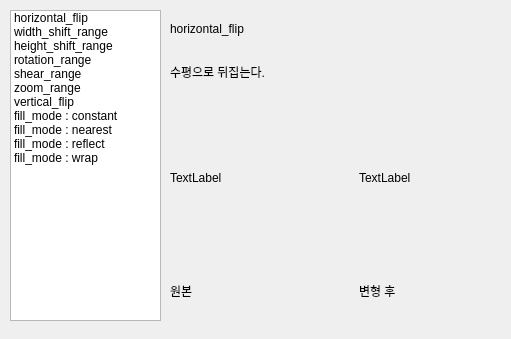
<?xml version="1.0" encoding="UTF-8"?>
<ui version="4.0">
 <class>Dialog</class>
 <widget class="QDialog" name="Dialog">
  <property name="geometry">
   <rect>
    <x>0</x>
    <y>0</y>
    <width>511</width>
    <height>339</height>
   </rect>
  </property>
  <property name="windowTitle">
   <string>속성 설명</string>
  </property>
  <widget class="QWidget" name="gridLayoutWidget">
   <property name="geometry">
    <rect>
     <x>170</x>
     <y>100</y>
     <width>331</width>
     <height>221</height>
    </rect>
   </property>
   <layout class="QGridLayout" name="gridLayout">
    <item row="1" column="2">
     <widget class="QLabel" name="change_label">
      <property name="text">
       <string>변형 후</string>
      </property>
     </widget>
    </item>
    <item row="0" column="0">
     <widget class="QLabel" name="originalImage_label">
      <property name="text">
       <string>TextLabel</string>
      </property>
     </widget>
    </item>
    <item row="1" column="0">
     <widget class="QLabel" name="original_label">
      <property name="sizePolicy">
       <sizepolicy hsizetype="Preferred" vsizetype="Maximum">
        <horstretch>0</horstretch>
        <verstretch>0</verstretch>
       </sizepolicy>
      </property>
      <property name="maximumSize">
       <size>
        <width>16777215</width>
        <height>60</height>
       </size>
      </property>
      <property name="text">
       <string>원본</string>
      </property>
     </widget>
    </item>
    <item row="0" column="2">
     <widget class="QLabel" name="changeImage_label">
      <property name="text">
       <string>TextLabel</string>
      </property>
     </widget>
    </item>
    <item row="0" column="1">
     <spacer name="horizontalSpacer">
      <property name="orientation">
       <enum>Qt::Horizontal</enum>
      </property>
      <property name="sizeType">
       <enum>QSizePolicy::Fixed</enum>
      </property>
      <property name="sizeHint" stdset="0">
       <size>
        <width>40</width>
        <height>20</height>
       </size>
      </property>
     </spacer>
    </item>
   </layout>
  </widget>
  <widget class="QWidget" name="verticalLayoutWidget">
   <property name="geometry">
    <rect>
     <x>170</x>
     <y>10</y>
     <width>331</width>
     <height>80</height>
    </rect>
   </property>
   <layout class="QVBoxLayout" name="verticalLayout">
    <item>
     <widget class="QLabel" name="title_label">
      <property name="text">
       <string>horizontal_flip</string>
      </property>
     </widget>
    </item>
    <item>
     <widget class="QLabel" name="example_label">
      <property name="text">
       <string>수평으로 뒤집는다.</string>
      </property>
     </widget>
    </item>
   </layout>
  </widget>
  <widget class="QListWidget" name="listWidget">
   <property name="geometry">
    <rect>
     <x>10</x>
     <y>10</y>
     <width>151</width>
     <height>311</height>
    </rect>
   </property>
   <item>
    <property name="text">
     <string>horizontal_flip</string>
    </property>
   </item>
   <item>
    <property name="text">
     <string>width_shift_range</string>
    </property>
   </item>
   <item>
    <property name="text">
     <string>height_shift_range</string>
    </property>
   </item>
   <item>
    <property name="text">
     <string>rotation_range</string>
    </property>
   </item>
   <item>
    <property name="text">
     <string>shear_range</string>
    </property>
   </item>
   <item>
    <property name="text">
     <string>zoom_range</string>
    </property>
   </item>
   <item>
    <property name="text">
     <string>vertical_flip</string>
    </property>
   </item>
   <item>
    <property name="text">
     <string>fill_mode : constant</string>
    </property>
   </item>
   <item>
    <property name="text">
     <string>fill_mode : nearest</string>
    </property>
   </item>
   <item>
    <property name="text">
     <string>fill_mode : reflect</string>
    </property>
   </item>
   <item>
    <property name="text">
     <string>fill_mode : wrap</string>
    </property>
   </item>
  </widget>
 </widget>
 <resources/>
 <connections/>
</ui>
